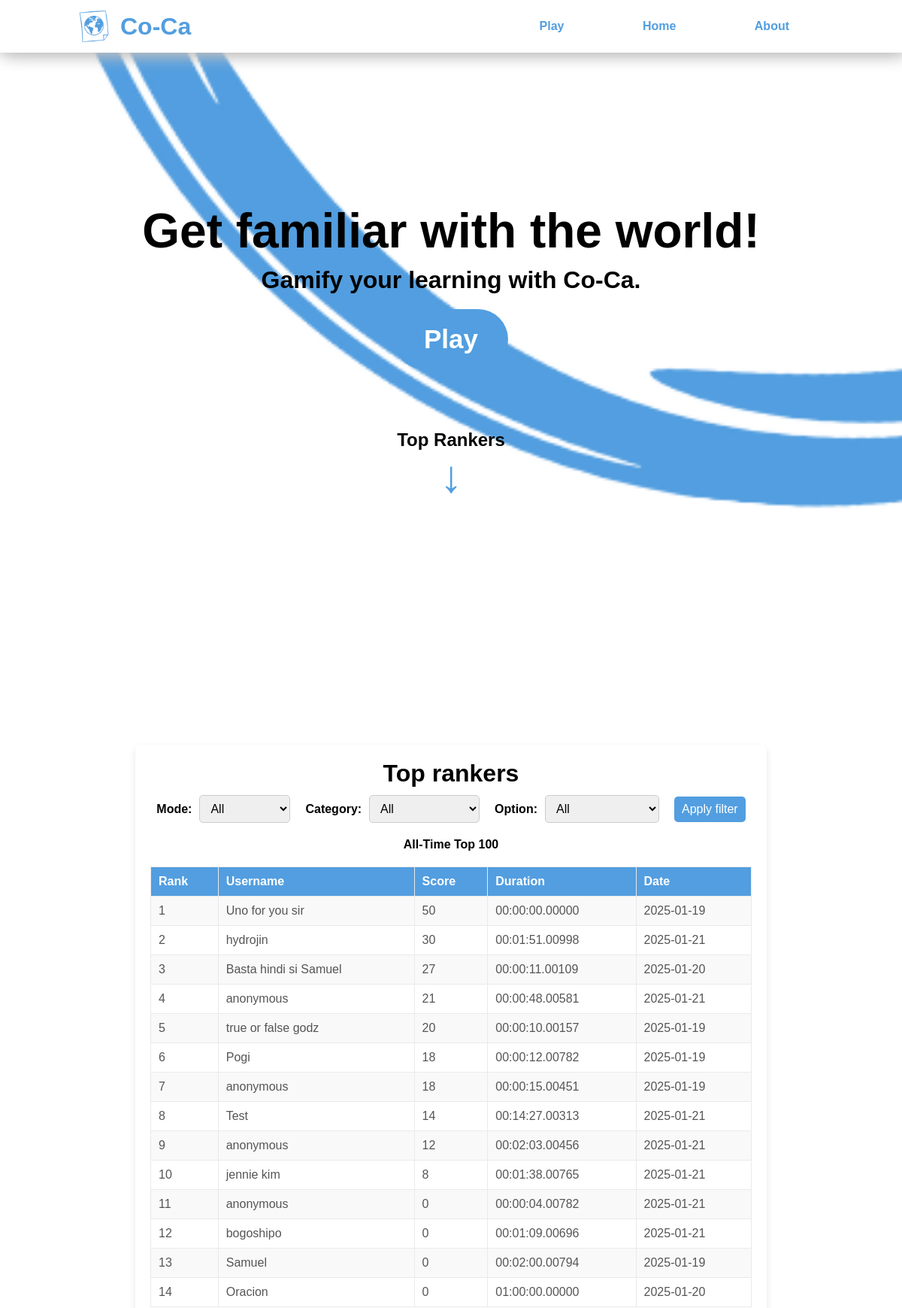
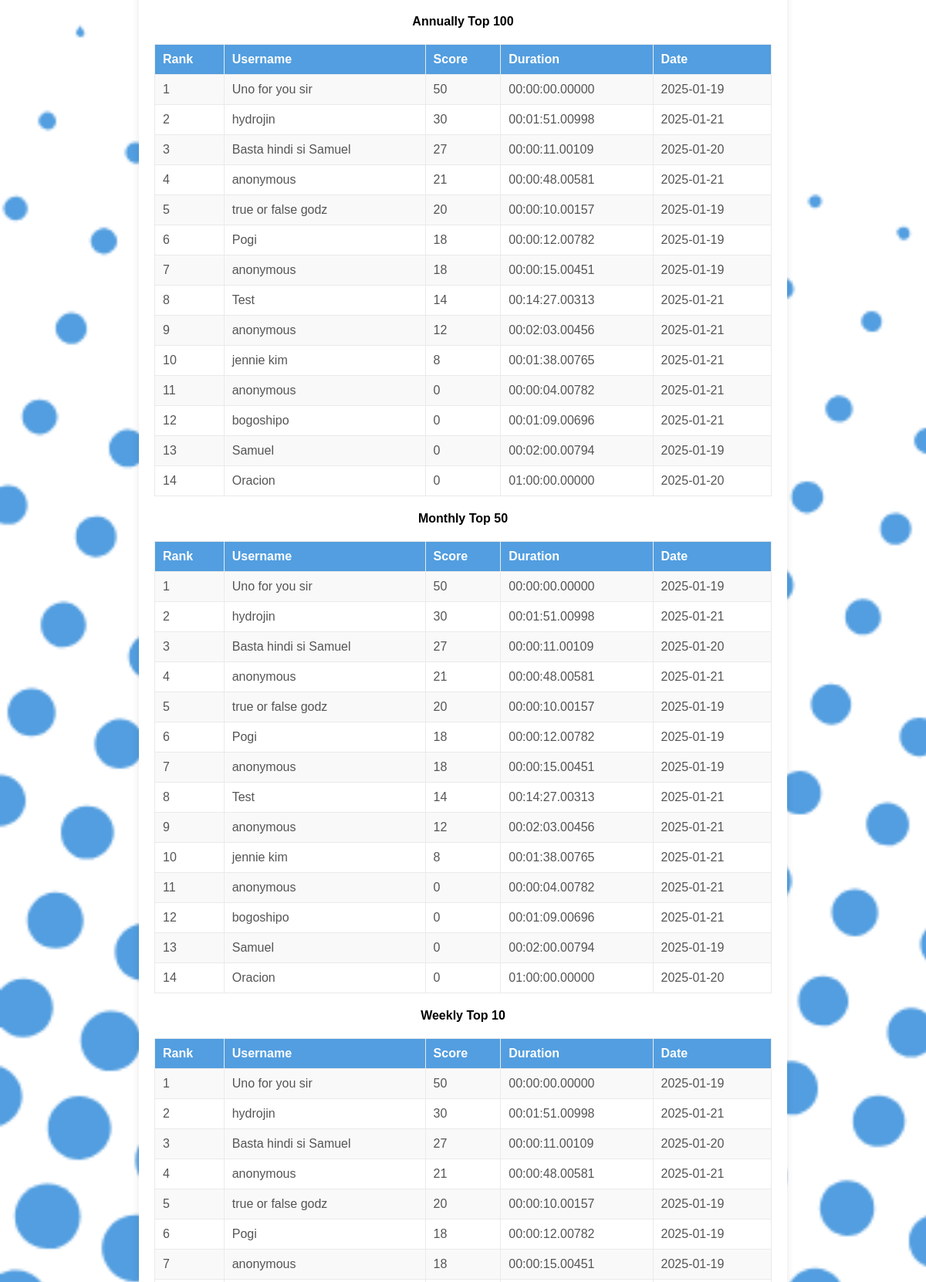
The page / (upper part) on the database its author committed (2 pictures, top to bottom).
### tables this page shows
CREATE TABLE "highscore" (
    id INTEGER PRIMARY KEY,
    user VARCHAR(50),
    score INTEGER,
    mode VARCHAR(50),
    category VARCHAR(50),
    option VARCHAR(50),
    duration DECIMAL(15, 5),  -- Set to DECIMAL(15, 5)
    record_date DATE
);

### app.py (the view, shortened to what this page needs)
@app.route("/", methods=["GET", "POST"])
def index():
    modes = ["All", "Capital city", "Country"]
    categories = ["All", "Earth", "Asia", "Africa", "North America", "South America", "Europe", "Australia"]
    options = ["All", "True or False", "Multiple Choice", "Identification"]
    connection = sqlite3.connect("database.db")
    cursor = connection.cursor()
    query = '''SELECT id, user, score, mode, category, option, duration, record_date
        FROM highscore '''
    result_all = cursor.execute(query + "ORDER BY score desc, duration LIMIT 100").fetchall()
    result_annually = cursor.execute(query + "WHERE strftime('%Y', record_date) = strftime('%Y', 'now') ORDER BY score desc, duration LIMIT 100").fetchall()
    result_monthly = cursor.execute(query + "WHERE strftime('%Y', record_date) = strftime('%Y', 'now') AND strftime('%m', record_date) = strftime('%m', 'now') ORDER BY score desc, duration LIMIT 50").fetchall()
    result_weekly = cursor.execute(query + "WHERE julianday('now') - julianday(record_date) <= 7 ORDER BY score desc, duration LIMIT 10").fetchall()
    connection.commit()
    connection.close()
    result_all = [(row[0], row[1], row[2], row[3], row[4], row[5], seconds_to_time(row[6]), row[7]) for row in result_all]
    result_annually = [(row[0], row[1], row[2], row[3], row[4], row[5], seconds_to_time(row[6]), row[7]) for row in result_annually]
    result_monthly = [(row[0], row[1], row[2], row[3], row[4], row[5], seconds_to_time(row[6]), row[7]) for row in result_monthly]
    result_weekly = [(row[0], row[1], row[2], row[3], row[4], row[5], seconds_to_time(row[6]), row[7]) for row in result_weekly]
    ranker_all = [Player(*row) for row in result_all]
    ranker_annually = [Player(*row) for row in result_annually]
    ranker_monthly = [Player(*row) for row in result_monthly]
    ranker_weekly = [Player(*row) for row in result_weekly]
    data = {"mode": "All Mode", "category": "All Category", "option": "All Option"}
    return render_template(
        "index.html",
        ranker_all=ranker_all,
        ranker_annually=ranker_annually,
        ranker_monthly=ranker_monthly,
        ranker_weekly=ranker_weekly,
        data=data,
        modes=modes,
        categories=categories,
        options=options
    )

### app.py (called while the page is built)
def seconds_to_time(total_seconds):
    hours = int(total_seconds // 3600)
    minutes = int((total_seconds % 3600) // 60)
    seconds = int(total_seconds % 60)
    milliseconds = int((total_seconds % 1) * 1000)
    formatted_time = f"{hours:02}:{minutes:02}:{seconds:02}.{milliseconds:05}"
    return formatted_time

### classes/player.py (called while the page is built)
    @property
    def user(self):
        return self.__user

    @property
    def score(self):
        return self.__score

    @property
    def duration(self):
        return self.__duration

    @property
    def record_date(self):
        return self.__record_date

### templates/index.html (shortened to what this page needs)
<!DOCTYPE html>
<html>
<head>
    {% block head %}
    <link rel="stylesheet" href="/static/index_style.css">
    {% endblock %}
</head>
<body>
{%block body %}
    <div class="navbar">
        <div class="logo">
            <img src="/static/logo.png" alt="">
            <h1>Co-Ca</h1>
        </div>
        <div class="links">
            <a href="">Play</a>
            <a href="">Home</a>
            <a href="">About</a>
        </div>
    </div>
    <div class="main">
        <div class="text">
            <h1>Get familiar with the world!</h1>
            <h2>Gamify your learning with Co-Ca.</h2>
        </div>
        <div class="buttons">
            <form action="/customize" method="get">
                <button type="submit" class="btn">Play</button>
            </form>
        </div>
        <h2 class="down">Top Rankers</h2>
        <a href="#target" class="down-arrow"><h1>↓</h1></a>
    </div>
    <div class="leaderboards">
        <h1 id="target">Top rankers</h1>
        <form action="/" method="POST">
            <label for="mode">Mode: </label>
            <select name="mode" id="mode">
                {% for mode in modes %}
                    <option value="{{ mode }}">{{ mode }}</option>
                {% endfor %}
            </select>
            <br>
            <label for="category">Category: </label>
            <select name="category" id="category">
                {% for category in categories %}
                    <option value="{{ category }}">{{ category }}</option>
                {% endfor %}
            </select>
            <br>
            <label for="option">Option: </label>
            <select name="option" id="option">
                {% for option in options %}
                    <option value="{{ option }}">{{ option }}</option>
                {% endfor %}
            </select>
            <br>
            <input type="submit" value="Apply filter">
        </form>
        <h4>All-Time Top 100</h4>
        <table>
            <tr>
                <th>Rank</th>
                <th>Username</th>
                <th>Score</th>
                <th>Duration</th>
                <th>Date</th>
            </tr>
            {% for player in ranker_all %}
                <tr>
                    <td>{{ loop.index }}</td>
                    <td>{{ player.user }}</td>
                    <td>{{ player.score }}</td>
                    <td>{{ player.duration }}</td>
                    <td>{{ player.record_date }}</td>
                </tr>
            {% endfor %}
        </table>
        <h4>Annually Top 100</h4>
        <table>
            <tr>
                <th>Rank</th>
                <th>Username</th>
                <th>Score</th>
                <th>Duration</th>
                <th>Date</th>
            </tr>
            {% for player in ranker_annually %}
                <tr>
                    <td>{{ loop.index }}</td>
                    <td>{{ player.user }}</td>
                    <td>{{ player.score }}</td>
                    <td>{{ player.duration }}</td>
                    <td>{{ player.record_date }}</td>
                </tr>
            {% endfor %}
        </table>
        <h4>Monthly Top 50</h4>
        <table>
            <tr>
                <th>Rank</th>
                <th>Username</th>
                <th>Score</th>
                <th>Duration</th>
                <th>Date</th>
            </tr>
            {% for player in ranker_monthly %}
                <tr>
                    <td>{{ loop.index }}</td>
                    <td>{{ player.user }}</td>
                    <td>{{ player.score }}</td>
                    <td>{{ player.duration }}</td>
                    <td>{{ player.record_date }}</td>
                </tr>
            {% endfor %}
        </table>
        <h4>Weekly Top 10</h4>
        <table>
            <tr>
                <th>Rank</th>
                <th>Username</th>
                <th>Score</th>
                <th>Duration</th>
                <th>Date</th>
            </tr>
            {% for player in ranker_weekly %}
                <tr>
                    <td>{{ loop.index }}</td>
                    <td>{{ player.user }}</td>
                    <td>{{ player.score }}</td>
                    <td>{{ player.duration }}</td>
                    <td>{{ player.record_date }}</td>
                </tr>
            {% endfor %}
        </table>
        {% endblock %}
    </div>
</body>
</html>

### static/index_style.css (style rules this page uses)
* { box-sizing: border-box; padding: 0; margin: 0; font-family: 'Arial'; }
.navbar { color: #529EE0; height: 70px; width: 100%; padding: 20px 100px; display: flex; justify-content: space-between; align-items: center; background-color: white; box-shadow: 5px 5px 20px #c2c1c1, -5px -5px 20px #acacac; }
.logo { display: flex; align-items: center; }
.logo img { height: 50px; width: 50px; margin-right: 10px; }
.navbar a { padding: 10px 50px; text-decoration: none; color: #529EE0; font-weight: bold; transition: 0.2s; }
body { margin: 0; height: 100vh; background-image: url(Background.png); background-size: cover; background-repeat: no-repeat; background-attachment: fixed; }
.main { display: flex; flex-direction: column; align-items: center; text-align: center; height: 100%; width: 100%; margin-top: 100px; scroll-behavior: smooth; }
.text h2 { margin: 10px; font-size: 2em; }
.buttons { margin-top: 15x; display: flex; }
.btn { background-color: #529EE0 ; color: white; padding: 20px 40px; border: none; border-radius: 50px; cursor: pointer; font-size: 35px; font-weight: bold; margin: 10px; }
.text { margin-top: 100px; }
.text h1 { font-size: 4em; }
.down { margin-top: 50px; }
.down-arrow { font-weight: bolder; font-size: 30px; text-decoration: none; color: #529EE0; transition: transform 0.3s ease, color 0.3s ease; }
.leaderboards { width: 70%; max-width: 1200px; margin: 20px auto; background-color: #ffffff; box-shadow: 0 4px 10px rgba(0, 0, 0, 0.1); border-radius: 8px; padding: 20px; }
.leaderboards h1, .leaderboards h4 { text-align: center; color: black; margin-bottom: 10px; }
form { display: flex; justify-content: center; flex-direction: row; align-items: center; gap: 10px; margin-bottom: 20px; }
form label { font-weight: bold; color: black; }
form select, form input[type="submit"] { padding: 8px 10px; border-radius: 5px; border: 1px solid #cccccc; font-size: 16px; }
form input[type="submit"] { background-color: #529EE0; color: white; cursor: pointer; border: none; transition: background-color 0.3s; }
table { width: 100%; border-collapse: collapse; margin: 20px 0; border-radius: 10px; }
table th, table td { text-align: left; padding: 10px; border: 1px solid #eaeaea; }
table th { background-color: #529EE0; color: white; }
table tr:nth-child(even) { background-color: #f9f9f9; }
table td { color: #555555; }

### rows shown on the page
highscore: user "Uno for you sir", score "50", duration "00:00:00.00000", record_date "2025-01-19"
highscore: user "hydrojin", score "30", duration "00:01:51.00998", record_date "2025-01-21"
highscore: user "Basta hindi si Samuel", score "27", duration "00:00:11.00109", record_date "2025-01-20"
highscore: user "anonymous", score "21", duration "00:00:48.00581", record_date "2025-01-21"
highscore: user "true or false godz", score "20", duration "00:00:10.00157", record_date "2025-01-19"
highscore: user "Pogi", score "18", duration "00:00:12.00782", record_date "2025-01-19"
highscore: user "anonymous", score "18", duration "00:00:15.00451", record_date "2025-01-19"
highscore: user "Test", score "14", duration "00:14:27.00313", record_date "2025-01-21"
highscore: user "anonymous", score "12", duration "00:02:03.00456", record_date "2025-01-21"
highscore: user "jennie kim", score "8", duration "00:01:38.00765", record_date "2025-01-21"
highscore: user "anonymous", score "0", duration "00:00:04.00782", record_date "2025-01-21"
highscore: user "bogoshipo", score "0", duration "00:01:09.00696", record_date "2025-01-21"
highscore: user "Samuel", score "0", duration "00:02:00.00794", record_date "2025-01-19"
highscore: user "Oracion", score "0", duration "01:00:00.00000", record_date "2025-01-20"

### other values the page prints
form field mode "All"
form field category "All"
form field option "All"
